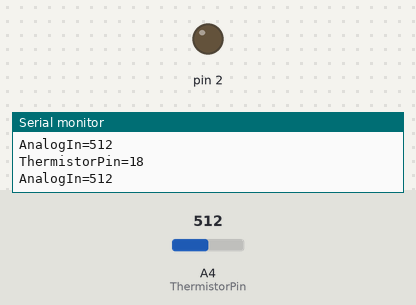
A sketch run on a simulated Arduino Uno, built with avr-gcc and run on an emulated ATmega328P. Shown: output pins drawn as LEDs (lit = HIGH), the last lines printed to the serial monitor. The test bench sets the inputs (shaded band); at power-on: A4 (ThermistorPin) = 512.

Above: at 1.2 s.
1.3 s: A4 (ThermistorPin) set to 598
2.8 s: A4 (ThermistorPin) set to 625
4.3 s: A4 (ThermistorPin) set to 738
5.8 s: A4 (ThermistorPin) set to 767
7.3 s: A4 (ThermistorPin) set to 511
At 8.2 s:
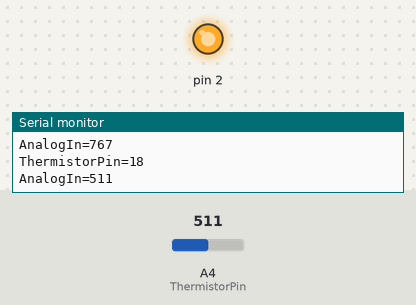
10.3 s: A4 (ThermistorPin) set to 420
11.8 s: A4 (ThermistorPin) set to 392
Timing chart, 0 to 14.3 s (numbered marks = the images above; inputs shaded):
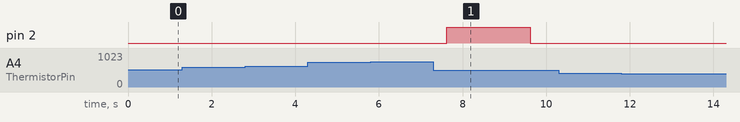

Measured:
- after the input at 7.3 s, pin 2: LOW → HIGH after 0.32 s, → LOW 2.0 s later

The sketch:

Transistorkey.ino
```cpp
//  File:  ThermistorTemperature.pde
//
//  Use a voltage divider to indicate electrical resistance of a thermistor.
//  Convert the resistance to temperature.
// -- setup() is executed once when sketch is downloaded or Arduino is reset
int Vo,VoOld,veryOld,ThermistorPin;
void setup() {
  pinMode(2,OUTPUT);
  digitalWrite(2,LOW);
  ThermistorPin=A4;
  VoOld=analogRead(ThermistorPin);
  Vo=VoOld;
Serial.begin(9600);        // open serial port and set data rate to 9600 bps
Serial.println("Transistor check");
}
// -- loop() is repeated indefinitely
void loop() {
   //  Analog input pin for thermistor voltage
Serial.print("ThermistorPin=");
Serial.println(ThermistorPin);
float R = 10000.0;          //  Fixed resistance in the voltage divider
Vo = analogRead(ThermistorPin);
Serial.print("AnalogIn=");  Serial.println(Vo);
delay(200);
if ((Vo<VoOld*0.8||Vo>VoOld*1.2)&&(Vo<veryOld*0.8||Vo>veryOld*1.2)) {digitalWrite(2,HIGH);delay(2000);}
veryOld=VoOld;
VoOld=Vo;
digitalWrite(2,LOW);

}
```
